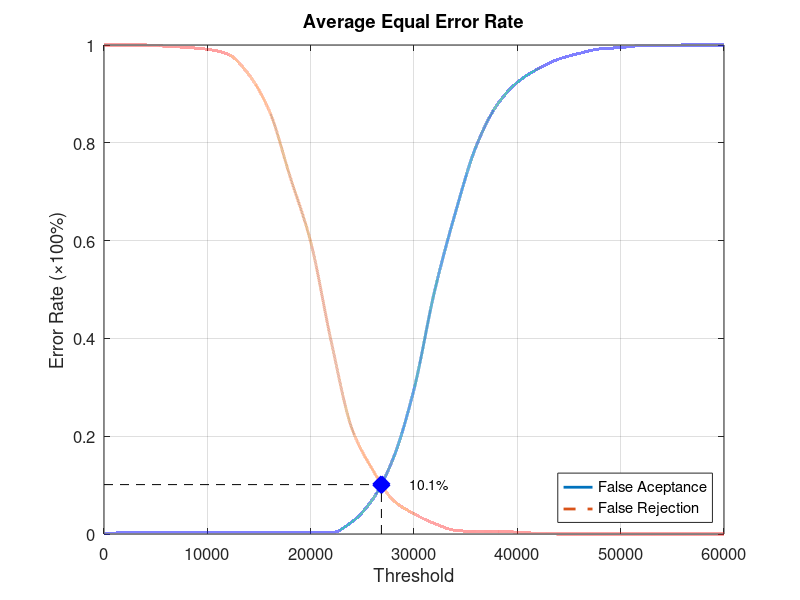
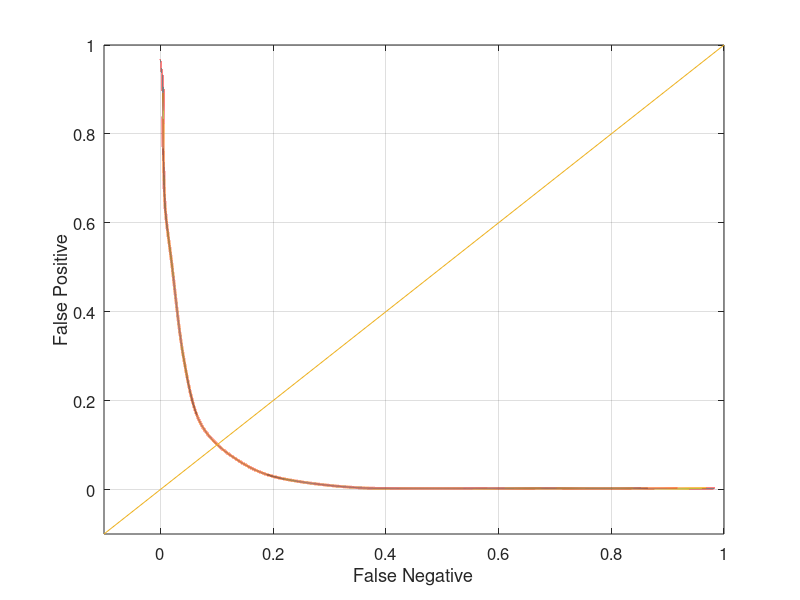

Write MATLAB code to recreate these figures, in order.
function yEER = Experiment2Average
close all;
clear;
clc;
x = 0:2000:60000;
xq = 0:0.5:60000;

y0 = [0 0.00263158 0.00263158 0.00263158 0.00263158 0.00263158 0.00263158 0.00263158 0.00263158 0.00263158 0.00263158 0.00263158 0.025 0.0710526 0.155263 0.296053 0.497368 0.656579 0.792105 0.876316 0.923684 0.951316 0.971053 0.982895 0.992105 0.994737 0.998684 0.998684 1 1 1];
yy0 = interp1(x, y0, xq, 'pchip');
y1 = [1 1 1 0.9975 0.995 0.99125 0.98125 0.94 0.865 0.73125 0.5975 0.3925 0.215 0.13125 0.06875 0.04125 0.02125 0.0075 0.005 0.005 0.00375 0.00125 0 0 0 0 0 0 0 0 0];
yy1 = interp1(x, y1, xq, 'pchip');

% Calculating EER: 
y2 = abs(y0 - y1);
find(y2 == min(y2))
yy2 = abs(yy0 - yy1);
xEER = find(yy2 == min(yy2));
xEERIndex = xq(xEER) % X-axis EER
yEER = yy0(xEER) % Y-axis EER

main = figure
plot(xq, yy0,'-','LineWidth', 2);	hold on
plot(xq, yy1,'--','LineWidth', 2);	hold on
plot([xEERIndex xEERIndex], [0 yEER], 'k--');	hold on
plot([0 xEERIndex], [yEER yEER], 'k--');	hold on
plot(xEERIndex, yEER, 'bx', 'LineWidth', 10);	hold on
text(xEERIndex + 10 * xEERIndex / 100, yEER, [num2str(round((10000 * yEER)) / 100) '%'])
legend('False Aceptance', 'False Rejection', 'Location', 'SouthEast')
xlabel('Threshold')
ylabel('Error Rate (\times100%)')
title('Average Equal Error Rate')
set(gca, 'FontSize', 12)
axis([0 60000 0 1])
grid on

print(main, 'Experiment2AverageMain', '-dpng');
FNRxFPR = figure('Color', [1 1 1]);
plot(yy1, yy0, '-', yy1, yy0, 'LineWidth', 2);
hold on
y = -0.1:0.1:1
plot(y, y); 
set(gca, 'FontSize', 12)
xlabel('False Negative')
ylabel('False Positive')
axis([-0.1 1 -0.1 1])
set(gca, 'FontSize', 12)
grid on

print(FNRxFPR, 'Experiment2AverageFNRxFPR','-dpng');
end
